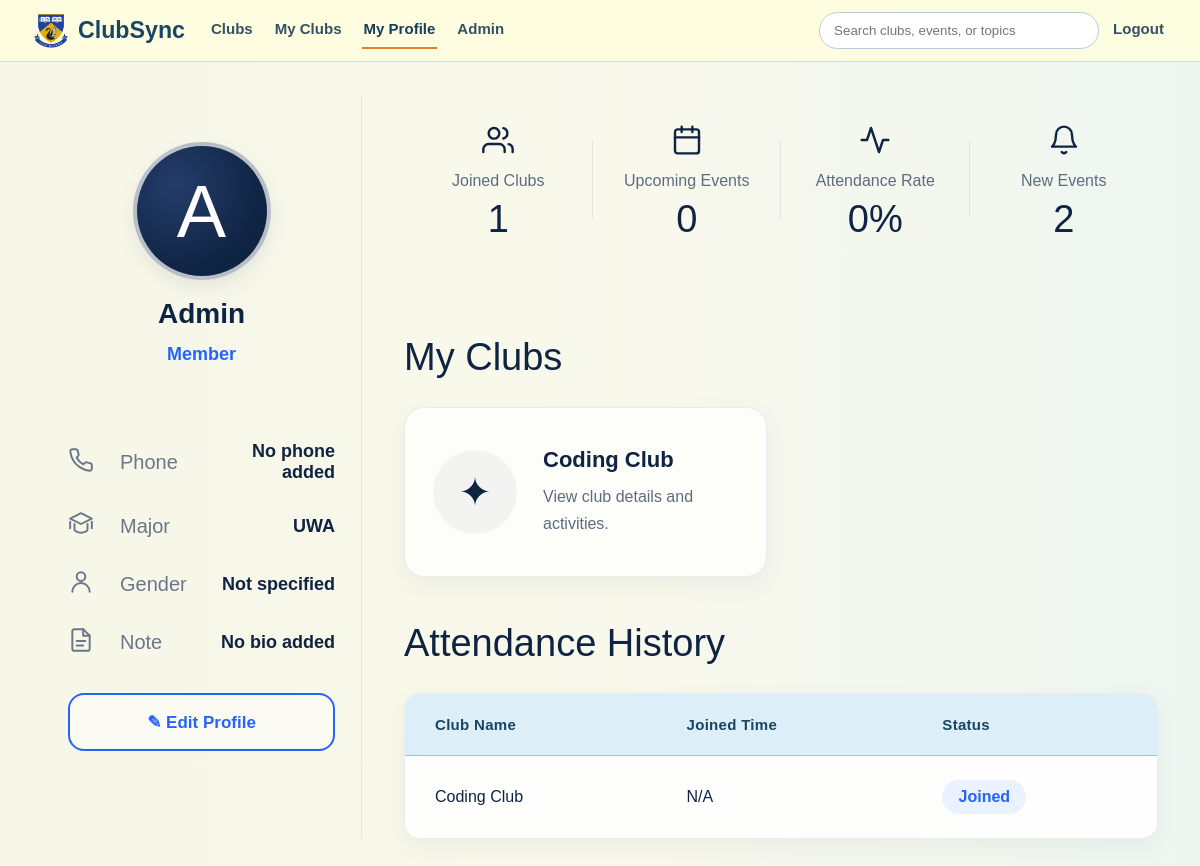
/my-profile (signed in), run on an earlier commit of the app's database.
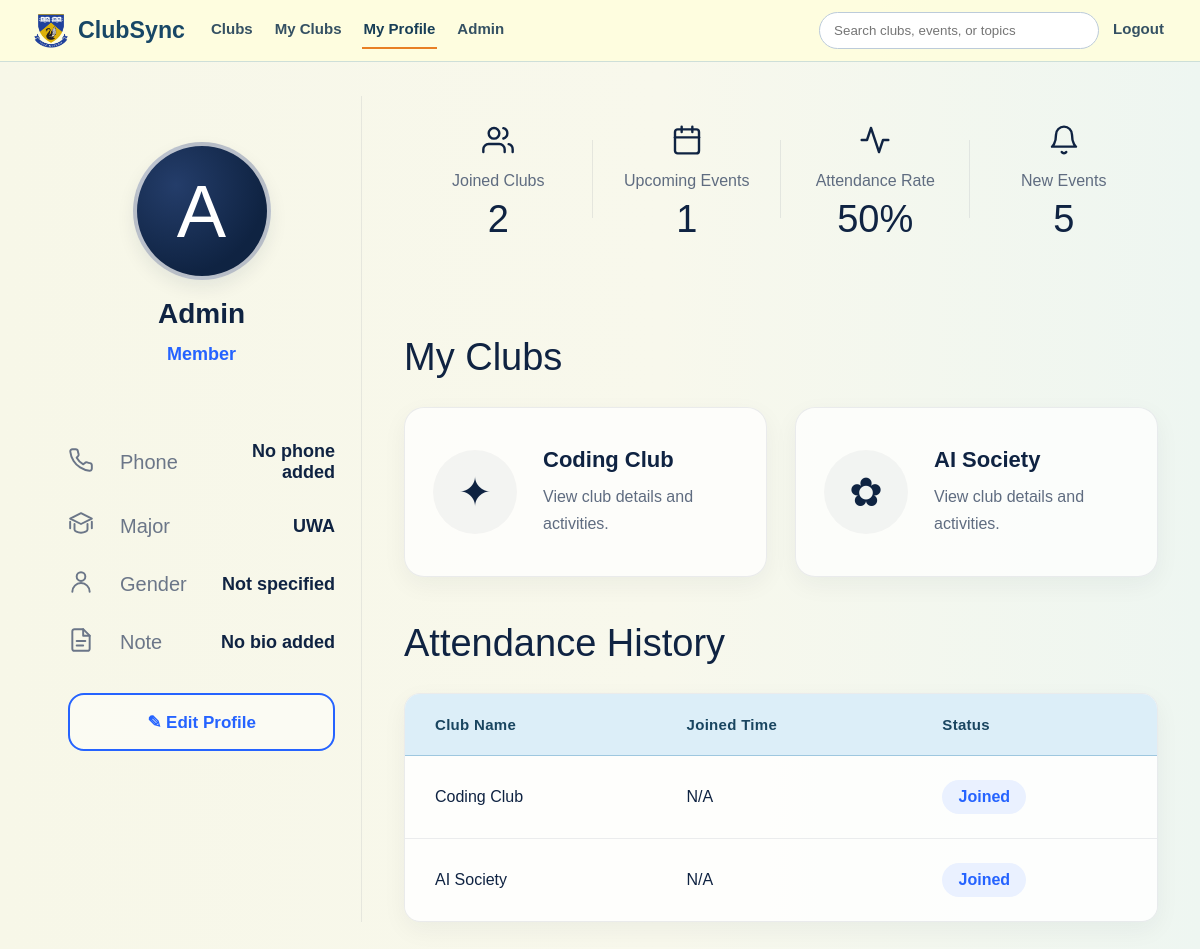
And on a later commit of the database.
### models/user.py (models this page shows)
class User(db.Model):
    __tablename__ = "users"
    id = db.Column(db.Integer, primary_key=True)
    name = db.Column(db.String(100), nullable=False)
    email = db.Column(db.String(120), unique=True, nullable=False)
    password_hash = db.Column(db.String(255), nullable=False)
    is_admin = db.Column(db.Boolean, default=False, nullable=False)
    memberships = db.relationship("Membership", backref="user", cascade="all, delete")
    attendances = db.relationship("Attendance", backref="user", cascade="all, delete")

### models/membership.py (models this page shows)
class Membership(db.Model):
    __tablename__ = "memberships"
    id = db.Column(db.Integer, primary_key=True)
    user_id = db.Column(db.Integer, db.ForeignKey("users.id"), nullable=False)
    club_id = db.Column(db.Integer, db.ForeignKey("clubs.id"), nullable=False)

### models/club.py (models this page shows)
class Club(db.Model):
    __tablename__ = "clubs"
    id = db.Column(db.Integer, primary_key=True)
    name = db.Column(db.String(100), nullable=False)
    description = db.Column(db.Text, nullable=False)
    category = db.Column(db.String(50), nullable=True)
    image_path = db.Column(db.String(255), nullable=True)
    events = db.relationship("Event", backref="club", cascade="all, delete")
    memberships = db.relationship("Membership", backref="club", cascade="all, delete")

### routes/profile.py (the view)
@profile_bp.route("/my-profile")
def profile():
    if "user_id" not in session:
        return redirect(url_for("auth.login"))
    user_id = session["user_id"]
    user = User.query.get(user_id)
    joined_clubs = (
        Club.query
        .join(Membership, Membership.club_id == Club.id)
        .filter(Membership.user_id == user_id)
        .order_by(Club.name.asc())
        .all()
    )
    profile_data = ProfileUser.query.filter_by(user_id=user.id).first()
    return render_template(
        "profile.html",
        user=user,
        profile=profile_data,
        club_history=joined_clubs
    )

### templates/profile.html (shortened to what this page needs)
<!DOCTYPE html>
<html lang="en">
<head>
    <link rel="stylesheet" href="{{ url_for('static', filename='css/styles.css') }}">
    <link rel="stylesheet" href="{{ url_for('static', filename='css/profile.css') }}">
</head>
<body class="clubs-page">
    {% set active_page = 'profile' %}
    {% include "_site_header.html" %}
    <div class="profile-page">
        <aside class="profile-card">
            <div class="profile-avatar">
                {% if profile and profile.avatar %}
                <img src="{{ url_for('static', filename='uploads/' + profile.avatar) }}">
                {% else %}
                {{ user.name[0]|upper }}
                {% endif %}
            </div>
            <h2>{{ user.name }}</h2>
            <div class="profile-role">Member</div>
            <div class="profile-list">
                <div class="profile-row">
                    <span class="profile-icon">
                    </span>
                    <span class="profile-label">Phone</span>
                    <span class="profile-value">
                        {{ profile.phone if profile and profile.phone else 'No phone added' }}
                    </span>
                </div>
                <div class="profile-row">
                    <span class="profile-icon">
                        <svg viewBox="0 0 24 24">
                            <path d="M22 10v6M2 10v6"></path>
                            <path d="M12 2L2 7l10 5 10-5-10-5z"></path>
                            <path d="M6 12v5c0 1.5 2.7 3 6 3s6-1.5 6-3v-5"></path>
                        </svg>
                    </span>
                    <span class="profile-label">Major</span>
                    <span class="profile-value">
                        {{ profile.major if profile and profile.major else 'UWA' }}
                    </span>
                </div>
                <div class="profile-row">
                    <span class="profile-icon">
                        <svg viewBox="0 0 24 24">
                            <path d="M20 21a8 8 0 0 0-16 0"></path>
                            <circle cx="12" cy="7" r="4"></circle>
                        </svg>
                    </span>
                    <span class="profile-label">Gender</span>
                    <span class="profile-value">
                        {{ profile.gender if profile and profile.gender else 'Not specified' }}
                    </span>
                </div>
                <div class="profile-row">
                    <span class="profile-icon">
                        <svg viewBox="0 0 24 24">
                            <path d="M14 2H6a2 2 0 0 0-2 2v16a2 2 0 0 0 2 2h12a2 2 0 0 0 2-2V8z"></path>
                            <polyline points="14 2 14 8 20 8"></polyline>
                            <line x1="8" y1="13" x2="16" y2="13"></line>
                            <line x1="8" y1="17" x2="14" y2="17"></line>
                        </svg>
                    </span>
                    <span class="profile-label">Note</span>
                    <span class="profile-value">
                        {{ profile.bio if profile and profile.bio else 'No bio added' }}
                    </span>
                </div>
            </div>
            <a href="{{ url_for('profile.profile_edit') }}" class="edit-link">
                ✎ Edit Profile
            </a>
        </aside>
        <main class="profile-right">
            <section class="stats-row">
                <a href="/myclubs" class="stat stat-link">
                    <div class="stat-icon">
                        <svg viewBox="0 0 24 24">
                            <path d="M17 21v-2a4 4 0 0 0-4-4H5a4 4 0 0 0-4 4v2"></path>
                            <circle cx="9" cy="7" r="4"></circle>
                            <path d="M23 21v-2a4 4 0 0 0-3-3.87"></path>
                            <path d="M16 3.13a4 4 0 0 1 0 7.75"></path>
                        </svg>
                    </div>
                    <div class="stat-title">
                        Joined Clubs
                    </div>
                    <div class="stat-value">
                        {{ user.memberships|length }}
                    </div>
                </a>
                <a href="{{ url_for('clubs.myclubs') }}" class="stat stat-link">
                    <div class="stat-icon">
                        <svg viewBox="0 0 24 24">
                            <rect x="3" y="4" width="18" height="18" rx="2"></rect>
                            <line x1="16" y1="2" x2="16" y2="6"></line>
                            <line x1="8" y1="2" x2="8" y2="6"></line>
                            <line x1="3" y1="10" x2="21" y2="10"></line>
                        </svg>
                    </div>
                    <div class="stat-title">
                        Upcoming Events
                    </div>
                    <div class="stat-value">
                        {{ user.attendances|length }}
                    </div>
                </a>
                <div class="stat">
                    <div class="stat-icon">
                        <svg viewBox="0 0 24 24">
                            <polyline points="22 12 18 12 15 21 9 3 6 12 2 12"></polyline>
                        </svg>
                    </div>
                    <div class="stat-title">
                        Attendance Rate
                    </div>
                    <div class="stat-value">
                        {% if user.memberships|length > 0 %}
                        {{ ((user.attendances|length / user.memberships|length) * 100)|round(0, 'floor')|int }}%
                        {% else %}
                        0%
                        {% endif %}
                    </div>
                </div>
            <a href="/myclubs" class="stat stat-link">
                <div class="stat-icon">
                    <svg viewBox="0 0 24 24">
                        <path d="M6 8a6 6 0 0 1 12 0c0 7 3 9 3 9H3s3-2 3-9"></path>
                        <path d="M10.3 21a2 2 0 0 0 3.4 0"></path>
                    </svg>
                </div>
                <div class="stat-title">
                    New Events
                </div>
                <div class="stat-value">
                    {% set ns = namespace(total=0) %}
                    {% for membership in user.memberships %}
                    {% set ns.total = ns.total + membership.club.events|length %}
                    {% endfor %}
                    {{ ns.total }}
                </div>
            </a>
            </section>
            <section class="profile-block">
                <h2>My Clubs</h2>
                {% if user.memberships|length == 0 %}
                <div class="empty-state">
                    <h3>Looks like you’re not in any clubs yet</h3>
                    <p>Explore clubs that match your interests and join the fun!</p>
                    <a href="{{ url_for('clubs.clubs') }}" class="explore-link">
                        Browse Clubs
                    </a>
                </div>
                {% else %}
                <div class="clubs-list">
                    {% for membership in user.memberships %}
                    <a href="{{ url_for('clubs.club_details', club_id=membership.club.id) }}" class="profile-club-card">
                        <div class="profile-club-icon">
                            {% if 'AI' in membership.club.name %}
                            <span>✿</span>
                            {% elif 'Cultural' in membership.club.name %}
                            <span>🌐</span>
                            {% else %}
                            <span>✦</span>
                            {% endif %}
                        </div>
                        <div class="profile-club-info">
                            <h3>{{ membership.club.name }}</h3>
                            <p>
                                {{ membership.club.tagline if membership.club.tagline else 'View club details and activities.' }}
                            </p>
                        </div>
                    </a>
                    {% endfor %}
                </div>
                {% endif %}
            </section>
            <section class="profile-block attendance-block">
                <h2>Attendance History</h2>
                <div class="history-box">
                    {% if user.memberships|length == 0 %}
                    <div class="empty-state">
                        <h3>No attendance history yet</h3>
                        <p>Your joined clubs will appear here after you join a club.</p>
                    </div>
                    {% else %}
                    <table class="attendance-table">
                        <thead>
                            <tr>
                                <th>Club Name</th>
                                <th>Joined Time</th>
                                <th>Status</th>
                            </tr>
                        </thead>
                        <tbody>
                            {% for membership in user.memberships %}
                            <tr>
                                <td>{{ membership.club.name }}</td>
                                <td>N/A</td>
                                <td>
                                    <span class="status present">Joined</span>
                                </td>
                            </tr>
                            {% endfor %}
                        </tbody>
                    </table>
                    {% endif %}
                </div>
            </section>
        </main>
    </div>
</body>
</html>

### templates/_site_header.html (shortened to what this page needs)
<header class="site-header">
    <nav class="site-navbar" aria-label="Main navigation">
        <div class="navbar-inner">
            <a class="navbar-brand" href="{{ url_for('dashboard.index') }}">
                <span class="navbar-brand-content">
                    <img
                        class="navbar-logo"
                        src="{{ url_for('static', filename='images/uwa-logo.webp') }}"
                        alt="UWA logo"
                    >
                    <span class="navbar-title">ClubSync</span>
                </span>
            </a>
            <div class="navbar-menu" id="main-navbar-menu">
                <div class="navbar-links">
                    <a
                        href="{{ url_for('clubs.clubs') }}"
                        class="{% if active_page in ['clubs', 'club_details', 'event', 'search'] %}active{% endif %}"
                    >
                        Clubs
                    </a>
                    {% if session.get('user_id') %}
                        <a
                            href="{{ url_for('clubs.myclubs') }}"
                            class="{% if active_page == 'myclubs' %}active{% endif %}"
                        >
                            My Clubs
                        </a>
                        <a
                            href="{{ url_for('profile.profile') }}"
                            class="{% if active_page in ['profile', 'profile_edit'] %}active{% endif %}"
                            {% if active_page in ['profile', 'profile_edit'] %}aria-current="page"{% endif %}
                        >
                            My Profile
                        </a>
                    {% endif %}
                    {% if navbar_can_access_admin %}
                        <a
                            href="{{ url_for('admin.dashboard') if session.get('admin_logged_in') else url_for('admin.login') }}"
                            class="{% if active_page == 'admin' %}active{% endif %}"
                        >
                            Admin
                        </a>
                    {% endif %}
                </div>
                <div class="navbar-tools">
                    <form class="navbar-search" role="search" method="GET" action="{{ url_for('clubs.search') }}">
                        <input
                            type="search"
                            name="q"
                            aria-label="Search clubs and events"
                            placeholder="Search clubs, events, or topics"
                            minlength="2"
                            value="{{ search_query | default('') }}"
                        >
                    </form>
                    <div class="navbar-actions" aria-label="Authentication">
                        {% if session.get('user_id') or session.get('admin_logged_in') %}
                            <a href="{{ url_for('auth.logout') }}">Logout</a>
                        {% else %}
                            <a href="{{ url_for('auth.login') }}">Login</a>
                            <a href="{{ url_for('auth.register') }}">Sign Up</a>
                        {% endif %}
                    </div>
                </div>
            </div>
        </div>
    </nav>
</header>

What changed in the data, as far as the page shows it:
added Membership: club.name "AI Society", club "View club details and activities."
Also different on the page:
{{ user.memberships|length }}: "1" → "2"
{{ user.attendances|length }}: "0" → "1"
{{ ns.total }}: "2" → "5"
text no longer shown: "0"
text now shown: "50"
